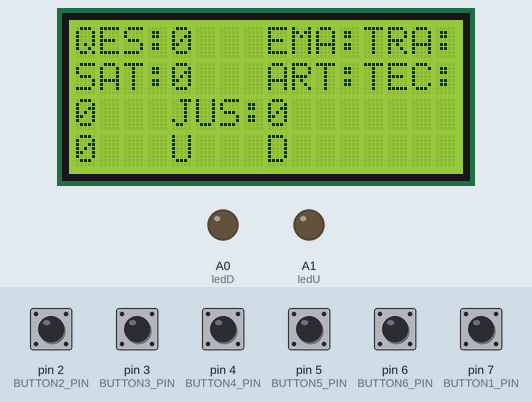
The sketch below on a simulated Arduino Uno, built with avr-gcc and run on an emulated ATmega328P. Parts: 16×4 character LCD, output pins drawn as LEDs (lit = HIGH). The inputs (shaded band) are chosen by the test bench; at power-on: pin 2 (BUTTON2_PIN), pin 3 (BUTTON3_PIN), pin 4 (BUTTON4_PIN), pin 5 (BUTTON5_PIN), pin 6 (BUTTON6_PIN), pin 7 (BUTTON1_PIN) HIGH.

Above: at 1.2 s.
1.3 s: pin 4 (BUTTON4_PIN) pulled LOW for 0.15 s
At 2.2 s:
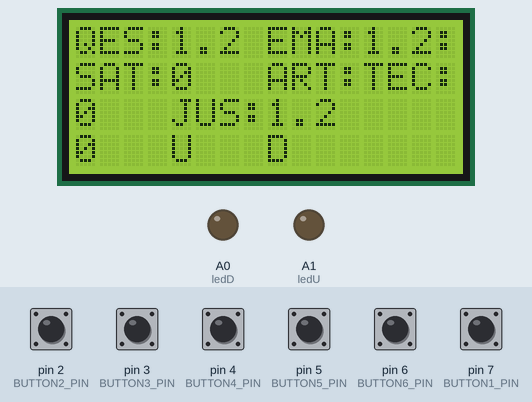
2.9 s: pin 5 (BUTTON5_PIN) pulled LOW for 0.15 s
At 3.4 s:
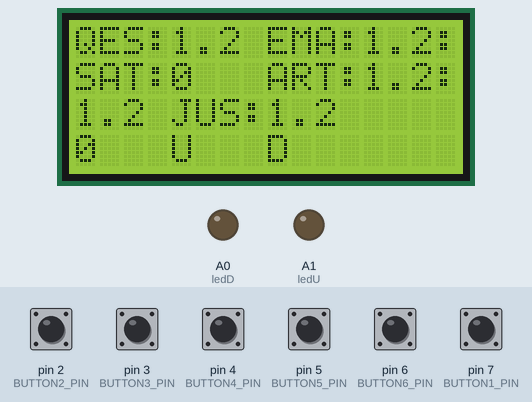
4.5 s: pin 2 (BUTTON2_PIN) pulled LOW for 0.15 s
At 5.8 s:
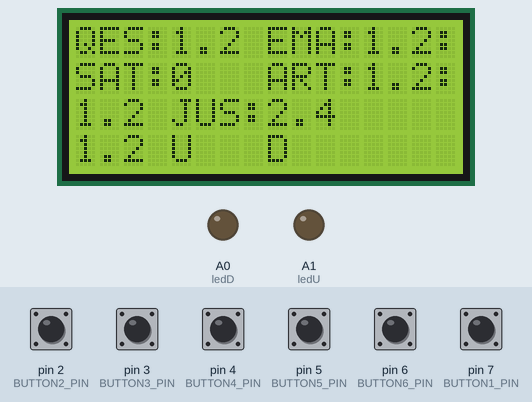
6.1 s: pin 3 (BUTTON3_PIN) pulled LOW for 0.15 s
At 7.0 s:
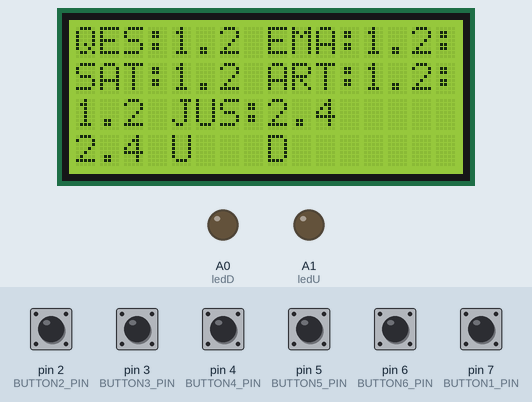
7.7 s: pin 6 (BUTTON6_PIN) pulled LOW for 0.15 s
At 8.2 s:
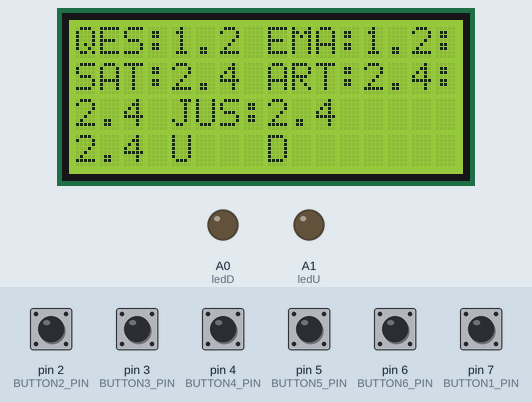
9.3 s: pin 7 (BUTTON1_PIN) pulled LOW for 0.15 s
At 10.7 s:
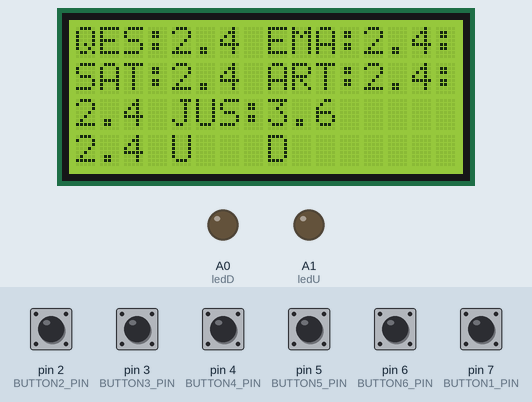
Timing chart, 0 to 11.9 s (numbered marks = the images above; inputs shaded):
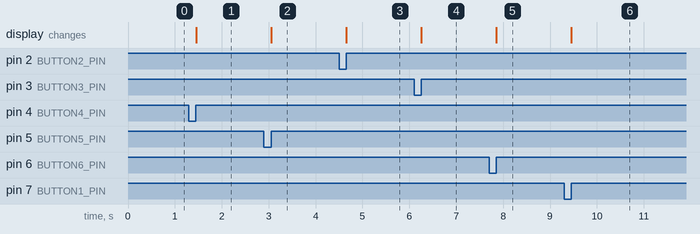

Measured:
- after the input at 1.3 s, the display: changes after 0.15 s (image 1)
- after the input at 2.9 s, the display: changes after 0.15 s (image 2)
- after the input at 4.5 s, the display: changes after 0.15 s (image 3)
- after the input at 6.1 s, the display: changes after 0.15 s (image 4)
- after the input at 7.7 s, the display: changes after 0.15 s (image 5)
- after the input at 9.3 s, the display: changes after 0.15 s (image 6)

The sketch:

arduinoCircuit1.ino
```cpp
#define BUTTON1_PIN               7  // Button 1
#define BUTTON2_PIN               2  // Button 2
#define BUTTON3_PIN               3  // Button 3
#define BUTTON4_PIN               4  // Button 4
#define BUTTON5_PIN               5  // Button 5
#define BUTTON6_PIN               6  // Button 6

#define DEFAULT_LONGPRESS_LEN    25  // Min nr of loops for a long press
#define DELAY                    30  // Delay per loop in ms
#define MAX_BAR_VALUE            210 // Maximum value for utopia and distopia
#define MAX_BAR_COLS              15 // All cols for progress bar

#include <LiquidCrystal.h>

LiquidCrystal lcd(12, 11, 9, 13, 10, 8);

char* myStrings[]={"QES:", "0  ", " EMA:", "0  ",
                       "SAT:", "0  ", " ART:", "0  ",
                       "TRA:", "0  ", " JUS:", "0  ",
                       "TEC:", "0  "
                      };


//////////////////////////////////////////////////////////////////////////////

enum { EV_NONE=0, EV_SHORTPRESS, EV_LONGPRESS };
//society characteristics
int ethicsCnt = 0;
int logicCnt = 0;
int mathCnt = 0;
int perceptCnt = 0;
int mythCnt = 0;
int rhetoricCnt = 0;

//leds pins
int ledU = A1;
int ledD = A0;

//influence factor
float infFactor = 1.2, utopia = 0, distopia = 0;

byte p1[8] = {
  0x10,
  0x10,
  0x10,
  0x10,
  0x10,
  0x10,
  0x10,
  0x10
};

byte p2[8] = {
  0x18,
  0x18,
  0x18,
  0x18,
  0x18,
  0x18,
  0x18,
  0x18};

byte p3[8] = {
  0x1C,
  0x1C,
  0x1C,
  0x1C,
  0x1C,
  0x1C,
  0x1C,
  0x1C};

byte p4[8] = {
  0x1E,
  0x1E,
  0x1E,
  0x1E,
  0x1E,
  0x1E,
  0x1E,
  0x1E};

byte p5[8] = {
  0x1F,
  0x1F,
  0x1F,
  0x1F,
  0x1F,
  0x1F,
  0x1F,
  0x1F};


//////////////////////////////////////////////////////////////////////////////
// Class definition

class ButtonHandler {
  public:
    // Constructor
    ButtonHandler(int pin, int longpress_len=DEFAULT_LONGPRESS_LEN);

    // Initialization done after construction, to permit static instances
    void init();

    // Handler, to be called in the loop()
    int handle();

  protected:
    boolean was_pressed;     // previous state
    int pressed_counter;     // press running duration
    const int pin;           // pin to which button is connected
    const int longpress_len; // longpress duration
};

ButtonHandler::ButtonHandler(int p, int lp)
: pin(p), longpress_len(lp)
{
}

void ButtonHandler::init()
{
  pinMode(pin, INPUT);
  digitalWrite(pin, HIGH); // pull-up
  was_pressed = false;
  pressed_counter = 0;
}

int ButtonHandler::handle()
{
  int event;
  int now_pressed = !digitalRead(pin);

  if (!now_pressed && was_pressed) {
    // handle release event
    if (pressed_counter < longpress_len)
      event = EV_SHORTPRESS;
    else
      event = EV_LONGPRESS;
  }
  else
    event = EV_NONE;

  // update press running duration
  if (now_pressed)
    ++pressed_counter;
  else
    pressed_counter = 0;

  // remember state, and we're done
  was_pressed = now_pressed;
  return event;
}

//////////////////////////////////////////////////////////////////////////////

// Instantiate button objects
ButtonHandler button1(BUTTON1_PIN, DEFAULT_LONGPRESS_LEN*2);
ButtonHandler button2(BUTTON2_PIN, DEFAULT_LONGPRESS_LEN*2);
ButtonHandler button3(BUTTON3_PIN, DEFAULT_LONGPRESS_LEN*2);
ButtonHandler button4(BUTTON4_PIN, DEFAULT_LONGPRESS_LEN*2);
ButtonHandler button5(BUTTON5_PIN, DEFAULT_LONGPRESS_LEN*2);
ButtonHandler button6(BUTTON6_PIN, DEFAULT_LONGPRESS_LEN*2);

void setup()
{
  Serial.begin(9600);
  // set up the LCD's number of columns and rows:
  lcd.createChar(1, p1);
  lcd.createChar(2, p2);
  lcd.createChar(3, p3);
  lcd.createChar(4, p4);
  lcd.createChar(5, p5);

  lcd.begin(16, 4);

  // Print a message to the LCD.

  //delay(500);
  printLcd();
  lcd.setCursor(4,3);
  lcd.print('U');
  lcd.setCursor(8,3);
  lcd.print('D');

  // init buttons pins; I suppose it's best to do here
  button1.init();
  button2.init();
  button3.init();
  button4.init();
  button5.init();
  button6.init();

  //init leds
  pinMode(A0, OUTPUT);
  digitalWrite(A0, HIGH);
  pinMode(A1, OUTPUT);
  digitalWrite(A1, HIGH);

  pinMode(ledU, OUTPUT);
  pinMode(ledD, OUTPUT);
  digitalWrite(ledD, LOW);
  digitalWrite(ledU, LOW);
}

void print_event(const char* button_name, int event)
{
  //check if button has been pressed
  if (event){

    if(button_name == "1") {  // Ethics button
       ethicsCnt++;

       compQuestioning();
       compEmancipation();
       compJustice();
    }
    else if(button_name == "2") {  // Logic button
      logicCnt++;

      compJustice();
      compTechnology();
    }
    else if(button_name == "3") {  // Mathematics button
      mathCnt++;

      compSatisfaction();
      compTechnology();
    }
    else if(button_name == "4") {  // Perception button
      perceptCnt++;

      compJustice();
      compQuestioning();
      compEmancipation();
    }
    else if(button_name == "5") {  // Mythology
      mythCnt++;

      compTraditioning();
      compArts();
    }
    else if(button_name == "6") {  // Rhetoric button
      rhetoricCnt++;

      compTraditioning();
      compArts();
      compSatisfaction();
    }

    //Serial.print(button_name);


  }
  //Serial.print(".SL"[event]);
}

///////////////////////////////////////////////////////////////////////////////////////////////
char* fTs(char * outstr, float value, int places, int minwidth=0, bool rightjustify=false) {
    // this is used to write a float value to string, outstr.  oustr is also the return value.
    int digit;
    float tens = 0.1;
    int tenscount = 0;
    int i;
    float tempfloat = value;
    int c = 0;
    int charcount = 1;
    int extra = 0;
    // make sure we round properly. this could use pow from <math.h>, but doesn't seem worth the import
    // if this rounding step isn't here, the value  54.321 prints as 54.3209

    // calculate rounding term d:   0.5/pow(10,places)
    float d = 0.5;
    if (value < 0)
        d *= -1.0;
    // divide by ten for each decimal place
    for (i = 0; i < places; i++)
        d/= 10.0;
    // this small addition, combined with truncation will round our values properly
    tempfloat +=  d;

    // first get value tens to be the large power of ten less than value
    if (value < 0)
        tempfloat *= -1.0;
    while ((tens * 10.0) <= tempfloat) {
        tens *= 10.0;
        tenscount += 1;
    }

    if (tenscount > 0)
        charcount += tenscount;
    else
        charcount += 1;

    if (value < 0)
        charcount += 1;
    charcount += 1 + places;

    minwidth += 1; // both count the null final character
    if (minwidth > charcount){
        extra = minwidth - charcount;
        charcount = minwidth;
    }

    if (extra > 0 and rightjustify) {
        for (int i = 0; i< extra; i++) {
            outstr[c++] = ' ';
        }
    }

    // write out the negative if needed
    if (value < 0)
        outstr[c++] = '-';

    if (tenscount == 0)
        outstr[c++] = '0';

    for (i=0; i< tenscount; i++) {
        digit = (int) (tempfloat/tens);
        itoa(digit, &outstr[c++], 10);
        tempfloat = tempfloat - ((float)digit * tens);
        tens /= 10.0;
    }

    // if no places after decimal, stop now and return

    // otherwise, write the point and continue on
    if (places > 0)
    outstr[c++] = '.';


    // now write out each decimal place by shifting digits one by one into the ones place and writing the truncated value
    for (i = 0; i < places; i++) {
        tempfloat *= 10.0;
        digit = (int) tempfloat;
        itoa(digit, &outstr[c++], 10);
        // once written, subtract off that digit
        tempfloat = tempfloat - (float) digit;
    }
    if (extra > 0 and not rightjustify) {
        for (int i = 0; i< extra; i++) {
            outstr[c++] = ' ';
        }
    }


    outstr[c++] = '\0';
    return outstr;
}

///////////////////////////////////////////////////////////////////////////////////////////////


//////////////////////    INFLUENCE SOCIETY CHARACTERISTICS  FUNCTIONS    /////////////////////

void printResult( int col, int row, float val )
{
  char buff[15];
  lcd.setCursor( col, row );

  if( val > 99.9 ){

    lcd.print(fTs(buff, val, 0));
    lcd.print(" ");
  }
  else{

    lcd.print(fTs(buff, val, 1));
  }

}

float art,quest,trad,eman,jus,sat,tech;

void compQuestioning()
{
  quest = (ethicsCnt + perceptCnt)*infFactor;

  printResult( 4, 0, quest );
  compResources();
}

void compTraditioning()
{

  trad = (mythCnt + rhetoricCnt)*infFactor;
  printResult( 0, 2, trad );
  compResources();
}

void compEmancipation()
{
  eman = (ethicsCnt + perceptCnt)*infFactor;
  printResult( 12, 0, eman );
  compResources();
}

void compJustice()
{
  jus = (logicCnt + ethicsCnt + perceptCnt)*infFactor;
  printResult( 8, 2, jus );
  compResources();
}

void compSatisfaction()
{
  sat = (rhetoricCnt + mathCnt)*infFactor;
  printResult( 4, 1, sat );
  compResources();
}

void compTechnology()
{
  tech = (logicCnt + mathCnt)*infFactor;
  printResult( 0, 3, tech );
  compResources();
}

void compArts()
{
  art = (mythCnt + rhetoricCnt)*infFactor;
  printResult( 12, 1, art );
}

void printLcd()
{
  lcd.clear();

  for(int i=0; i < 14; i++){

    if( i == 4 ){
      lcd.setCursor(0, 1);
    }

    if( i ==8 ){
      lcd.setCursor(-4, 2);
    }

    if(  i == 12  ){
      lcd.setCursor(-4, 3);
    }

    lcd.print(myStrings[i]);
  }
}

void compResources()
{
  compUtopia();
  compDistopia();
}

void letItBlink( int ledValue, int del=500 )
{
  for(int i = 0; i< 10; i++)
  {
    digitalWrite(ledValue, HIGH);   // turn the LED on (HIGH is the voltage level)
    delay(del);                     // wait for a second
    digitalWrite(ledValue, LOW);    // turn the LED off by making the voltage LOW
    delay(del);
  }
}

int distopiaLedCnt = 1;
int utopiaLedCnt = 1;

void compUtopia()
{
  utopia = quest + eman + jus + sat + tech;

  if(utopia > (utopiaLedCnt * MAX_BAR_VALUE) )
  {
      //Reset UTOPIA's loader
      printProgressBar( 5, utopia);
      letItBlink(ledU, 250);

      utopia = utopia - ( utopiaLedCnt * MAX_BAR_VALUE );
      utopiaLedCnt++;

      cleanProgressBar(5);
  }
  else if(utopia > MAX_BAR_VALUE)
  {
    utopia = utopia - ( (utopiaLedCnt - 1) * MAX_BAR_VALUE );
    printProgressBar( 5, utopia);
  }
  else
  {
    printProgressBar( 5, utopia);
  }
}

void compDistopia()
{
  distopia = trad + art + sat + tech;

  if(distopia > (distopiaLedCnt * MAX_BAR_VALUE) )
  {
      //Reset distopia's loader
      printProgressBar( 9, distopia);
      letItBlink(ledD, 250);

      distopia = distopia - ( distopiaLedCnt * MAX_BAR_VALUE );
      distopiaLedCnt++;

      cleanProgressBar(9);
  }
  else if(distopia > MAX_BAR_VALUE)
  {
    distopia = distopia - ( (distopiaLedCnt - 1) * MAX_BAR_VALUE );
    printProgressBar( 9, distopia);
  }
  else
  {
    printProgressBar( 9, distopia);
  }
}

void cleanProgressBar(int col)
{
  lcd.setCursor( col , 3 );
  lcd.print(" ");
  lcd.setCursor( col + 1 , 3 );
  lcd.print(" ");
  lcd.setCursor( col + 2 , 3 );
  lcd.print(" ");
}

void printProgressBar( int col, float floatVal )
{
  float x = (MAX_BAR_VALUE/MAX_BAR_COLS);
  int res = floatVal/x;

  for(int i=0; i<res; i++)
  {
    if(i < 5)
    {
      lcd.setCursor( col , 3 );
    }
    else if( i < 10)
    {
      lcd.setCursor( col + 1, 3 );
    }
    else
    {
      lcd.setCursor( col + 2, 3 );
    }

    int b = i + 1;

    if(( b % 5 ) == 0)
    {
      lcd.write(5);
    }
    else
    {
      lcd.write(b % 5);
    }

  }
}

void loop()
{
  // handle button
  int event1 = button1.handle();
  int event2 = button2.handle();
  int event3 = button3.handle();
  int event4 = button4.handle();
  int event5 = button5.handle();
  int event6 = button6.handle();

  // do other things
  print_event("1", event1);
  print_event("2", event2);
  print_event("3", event3);
  print_event("4", event4);
  print_event("5", event5);
  print_event("6", event6);
}

///////////////////////////////////////////////////////////////////////////////////////////////
```
